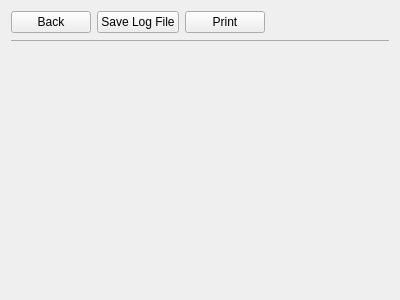
<?xml version="1.0" encoding="UTF-8"?>
<ui version="4.0">
 <class>SummaryView</class>
 <widget class="QWidget" name="SummaryView">
  <property name="geometry">
   <rect>
    <x>0</x>
    <y>0</y>
    <width>400</width>
    <height>300</height>
   </rect>
  </property>
  <property name="windowTitle">
   <string>Form</string>
  </property>
  <property name="styleSheet">
   <string notr="true">#scrollPane, #scrollContents
{
	background: transparent;
}
</string>
  </property>
  <layout class="QVBoxLayout" name="verticalLayout">
   <item>
    <layout class="QHBoxLayout" name="horizontalLayout">
     <item>
      <widget class="QPushButton" name="btnBack">
       <property name="sizePolicy">
        <sizepolicy hsizetype="Preferred" vsizetype="Preferred">
         <horstretch>0</horstretch>
         <verstretch>0</verstretch>
        </sizepolicy>
       </property>
       <property name="minimumSize">
        <size>
         <width>80</width>
         <height>0</height>
        </size>
       </property>
       <property name="styleSheet">
        <string notr="true"/>
       </property>
       <property name="text">
        <string>Back</string>
       </property>
       <property name="icon">
        <iconset resource="Resources.qrc">
         <normaloff>:/Resources/NavBack.png</normaloff>:/Resources/NavBack.png</iconset>
       </property>
      </widget>
     </item>
     <item>
      <widget class="QPushButton" name="btnSave">
       <property name="text">
        <string>Save Log File</string>
       </property>
       <property name="icon">
        <iconset resource="Resources.qrc">
         <normaloff>:/Resources/Save.png</normaloff>:/Resources/Save.png</iconset>
       </property>
      </widget>
     </item>
     <item>
      <widget class="QPushButton" name="btnPrint">
       <property name="sizePolicy">
        <sizepolicy hsizetype="Preferred" vsizetype="Preferred">
         <horstretch>0</horstretch>
         <verstretch>0</verstretch>
        </sizepolicy>
       </property>
       <property name="minimumSize">
        <size>
         <width>80</width>
         <height>0</height>
        </size>
       </property>
       <property name="text">
        <string>Print</string>
       </property>
       <property name="icon">
        <iconset resource="Resources.qrc">
         <normaloff>:/Resources/Print.png</normaloff>:/Resources/Print.png</iconset>
       </property>
      </widget>
     </item>
     <item>
      <spacer name="horizontalSpacer">
       <property name="orientation">
        <enum>Qt::Horizontal</enum>
       </property>
       <property name="sizeHint" stdset="0">
        <size>
         <width>40</width>
         <height>20</height>
        </size>
       </property>
      </spacer>
     </item>
    </layout>
   </item>
   <item>
    <widget class="Line" name="line">
     <property name="styleSheet">
      <string notr="true">color: rgb(170, 170, 170);</string>
     </property>
     <property name="frameShadow">
      <enum>QFrame::Plain</enum>
     </property>
     <property name="orientation">
      <enum>Qt::Horizontal</enum>
     </property>
    </widget>
   </item>
   <item>
    <widget class="QScrollArea" name="scrollPane">
     <property name="styleSheet">
      <string notr="true">#scrollArea
{
	background: transparent;
}</string>
     </property>
     <property name="frameShape">
      <enum>QFrame::NoFrame</enum>
     </property>
     <property name="frameShadow">
      <enum>QFrame::Plain</enum>
     </property>
     <property name="lineWidth">
      <number>0</number>
     </property>
     <property name="widgetResizable">
      <bool>true</bool>
     </property>
     <widget class="QWidget" name="scrollContents">
      <property name="geometry">
       <rect>
        <x>0</x>
        <y>0</y>
        <width>382</width>
        <height>241</height>
       </rect>
      </property>
      <property name="styleSheet">
       <string notr="true"/>
      </property>
      <layout class="QGridLayout" name="gridLayout">
       <property name="margin">
        <number>0</number>
       </property>
       <property name="spacing">
        <number>0</number>
       </property>
       <item row="0" column="0">
        <widget class="QLabel" name="lblHtml">
         <property name="sizePolicy">
          <sizepolicy hsizetype="Preferred" vsizetype="Expanding">
           <horstretch>0</horstretch>
           <verstretch>0</verstretch>
          </sizepolicy>
         </property>
         <property name="styleSheet">
          <string notr="true">.lblHtml
{
	background-color: transparent;
}</string>
         </property>
         <property name="text">
          <string/>
         </property>
         <property name="textFormat">
          <enum>Qt::RichText</enum>
         </property>
         <property name="alignment">
          <set>Qt::AlignLeading|Qt::AlignLeft|Qt::AlignTop</set>
         </property>
         <property name="wordWrap">
          <bool>true</bool>
         </property>
         <property name="textInteractionFlags">
          <set>Qt::TextSelectableByKeyboard|Qt::TextSelectableByMouse</set>
         </property>
        </widget>
       </item>
      </layout>
     </widget>
    </widget>
   </item>
  </layout>
 </widget>
 <resources>
  <include location="Resources.qrc"/>
 </resources>
 <connections/>
</ui>
